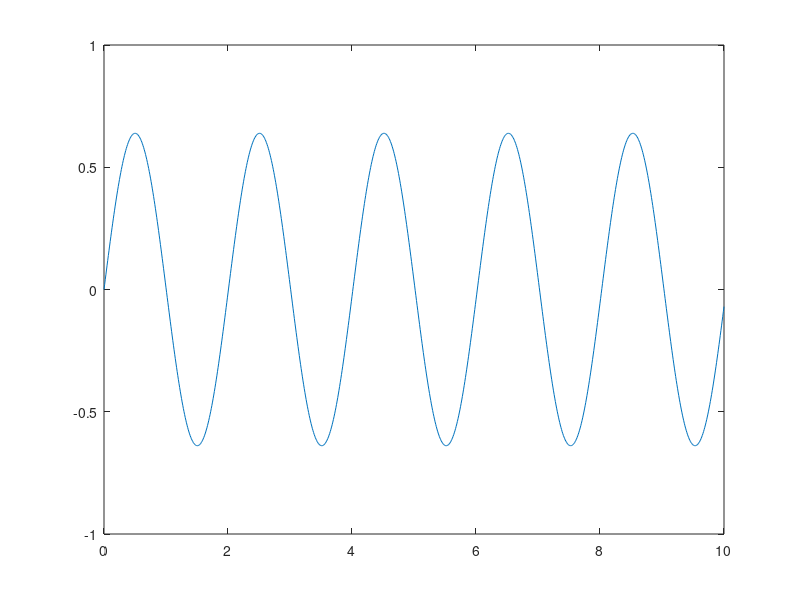

This chart was generated by the following MATLAB code:
function DiferenciaPendulo
  clc
  clear
  %condiciones iniciales y datos
  tita0=0;
  dtita=2;
  g=9.8;
  L=1;
  t0=0;
  dt=0.01;
  t=0:dt:10;
  titac=tita0;
  tac=0;
  titant=titac-dt*dtita+0.5*dt^2*(-g/L*titac); %anterior tita en t-dt
  t(1)=tac;
  tita(1,1)=titac;
  for i=2:length(t)
    titaNuev=(2-g*dt^2/L)*titac-titant %nueva tita en t+dt
    t(i)=tac+dt;
    tita(1,i)=titaNuev;
    %act variables
    titant=titac;
    titac=titaNuev;
    tac=t(i);
  end

  plot(t,tita(1,:));

endfunction
